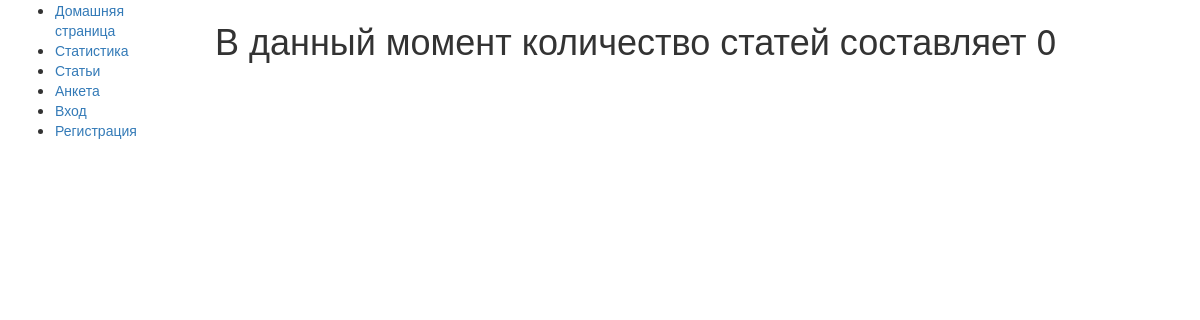
The app's page /caffeine/articles/, older data.
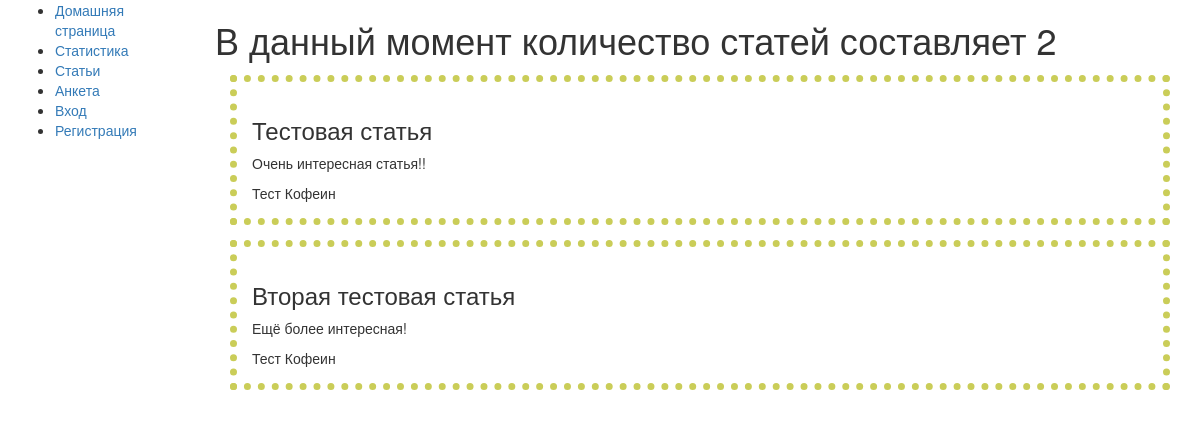
The same page, newer data.
### catalog/models.py (models this page shows, shortened)
class Article(models.Model):
    article_id = models.AutoField(primary_key=True)
    title = models.TextField()
    summary = models.TextField(null=True)
    tags = models.TextField(null=True)
    template = models.TextField(default='base_article')
    class Meta:
        pass
    def create_dict(self):
        return {'title': self.title, 'tags': [i.capitalize() for i in self.tags.split()],
                'summary': self.summary}

### catalog/views.py (the view)
# urls.py: urlpatterns += [path('articles/', views.articles_view, name="articles")]
def articles_view(request):
    num = Article.objects.all().count()
    articles_list = [i.create_dict() for i in Article.objects.all()]
    return render(request, 'articles.html', {'num': num, 'articles_list': articles_list})

### templates/articles.html
{% extends "base_generic.html" %}
{% block content %}
<h1>В данный момент количество статей составляет {{ num }}</h1>
{% for article in articles_list %}
<div class="questionary">
    <h3>{{article.title}}</h3>
    <p>{{article.summary}}</p>
    {% for tag in article.tags %}
    {{tag}}
    {% endfor %}
</div>
{% endfor %}
{% endblock %}

### catalog/templates/base_generic.html (shortened to what this page needs)
<!DOCTYPE html>
<html lang="en">
<head>
  <link rel="stylesheet" href="https://maxcdn.bootstrapcdn.com/bootstrap/3.3.7/css/bootstrap.min.css">
  {% load static %}
  <link rel="stylesheet" href="{% static 'css/styles.css' %}">
</head>
<body>
  <div class="container-fluid">
    <div class="row">
      <div class="col-sm-2">
      {% block sidebar %}
      <ul class="sidebar-nav">
          <li><a href="{% url 'index' %}">Домашняя страница</a></li>
          <li><a href="{% url 'statistic' %}">Статистика</a></li>
          <li><a href="{% url 'articles' %}">Статьи</a></li>
          <li><a href="{% url 'questionary' %}">Анкета</a></li>
          {% if user.is_authenticated %}
         <li>Пользователь: {{ user.get_username }}</li>
         <li><a href="{% url 'logout'%}?next={{request.path}}">Выход</a></li>
       {% else %}
         <li><a href="{% url 'login'%}?next={{request.path}}">Вход</a></li>
          <li><a href="{% url 'registration' %}">Регистрация</a></li>
       {% endif %}
      </ul>
     {% endblock %}
      </div>
      <div class="col-sm-10 ">
      {% block content %}{% endblock %}
      </div>
    </div>
  </div>
</body>
</html>

### catalog/static/css/styles.css (style rules this page uses)
.questionary { border-style: dotted; border-color: #cacd58; border-width: 7px; margin: 15px; padding: 15px; }

Row changes from the older to the newer data that the page shows:
added Article: title "Тестовая статья", summary "Очень интересная статья!!"
added Article: title "Вторая тестовая статья", summary "Ещё более интересная!"
Text that changed along with them:
{{ num }}: "0" → "2"
new list line: "Тест Кофеин"
